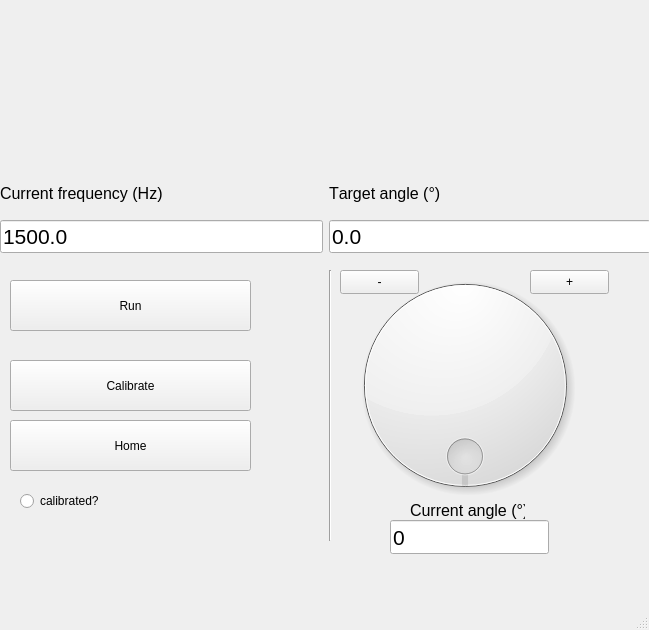
<?xml version="1.0" encoding="UTF-8"?>
<ui version="4.0">
 <class>MainWindow</class>
 <widget class="QMainWindow" name="MainWindow">
  <property name="geometry">
   <rect>
    <x>0</x>
    <y>0</y>
    <width>649</width>
    <height>630</height>
   </rect>
  </property>
  <property name="font">
   <font>
    <kerning>false</kerning>
   </font>
  </property>
  <property name="windowTitle">
   <string>MainWindow</string>
  </property>
  <property name="autoFillBackground">
   <bool>false</bool>
  </property>
  <widget class="QWidget" name="centralwidget">
   <widget class="QPushButton" name="TurnBtn">
    <property name="geometry">
     <rect>
      <x>10</x>
      <y>280</y>
      <width>241</width>
      <height>51</height>
     </rect>
    </property>
    <property name="text">
     <string>Run</string>
    </property>
    <property name="icon">
     <iconset theme="QIcon::ThemeIcon::MediaPlaybackStart"/>
    </property>
   </widget>
   <widget class="QWidget" name="gridLayoutWidget">
    <property name="geometry">
     <rect>
      <x>0</x>
      <y>172</y>
      <width>651</width>
      <height>81</height>
     </rect>
    </property>
    <layout class="QGridLayout" name="gridLayout">
     <property name="horizontalSpacing">
      <number>6</number>
     </property>
     <item row="1" column="1">
      <widget class="QLineEdit" name="TargetAngleEdit">
       <property name="font">
        <font>
         <pointsize>16</pointsize>
         <kerning>false</kerning>
        </font>
       </property>
       <property name="text">
        <string>0.0</string>
       </property>
      </widget>
     </item>
     <item row="1" column="0">
      <widget class="QLineEdit" name="FreqEdit">
       <property name="font">
        <font>
         <pointsize>16</pointsize>
         <kerning>false</kerning>
        </font>
       </property>
       <property name="text">
        <string>1500.0</string>
       </property>
      </widget>
     </item>
     <item row="0" column="1">
      <widget class="QLabel" name="TargetStatic">
       <property name="font">
        <font>
         <pointsize>12</pointsize>
         <kerning>false</kerning>
        </font>
       </property>
       <property name="text">
        <string>Target angle (°)</string>
       </property>
      </widget>
     </item>
     <item row="0" column="0">
      <widget class="QLabel" name="FreqStatic">
       <property name="font">
        <font>
         <pointsize>12</pointsize>
         <kerning>false</kerning>
        </font>
       </property>
       <property name="text">
        <string>Current frequency (Hz)</string>
       </property>
      </widget>
     </item>
    </layout>
   </widget>
   <widget class="QLabel" name="SuccessLabel">
    <property name="geometry">
     <rect>
      <x>80</x>
      <y>580</y>
      <width>451</width>
      <height>21</height>
     </rect>
    </property>
    <property name="layoutDirection">
     <enum>Qt::LayoutDirection::LeftToRight</enum>
    </property>
    <property name="text">
     <string/>
    </property>
    <property name="scaledContents">
     <bool>false</bool>
    </property>
   </widget>
   <widget class="QLabel" name="HeaderImg">
    <property name="geometry">
     <rect>
      <x>-10</x>
      <y>0</y>
      <width>711</width>
      <height>171</height>
     </rect>
    </property>
    <property name="text">
     <string/>
    </property>
    <property name="pixmap">
     <pixmap resource="imgs/opticalHeader.qrc">:/opticalHeader.png</pixmap>
    </property>
    <property name="scaledContents">
     <bool>true</bool>
    </property>
   </widget>
   <widget class="Line" name="line">
    <property name="geometry">
     <rect>
      <x>320</x>
      <y>270</y>
      <width>20</width>
      <height>271</height>
     </rect>
    </property>
    <property name="orientation">
     <enum>Qt::Orientation::Vertical</enum>
    </property>
   </widget>
   <widget class="QDial" name="dial">
    <property name="geometry">
     <rect>
      <x>340</x>
      <y>260</y>
      <width>250</width>
      <height>250</height>
     </rect>
    </property>
    <property name="font">
     <font>
      <kerning>false</kerning>
     </font>
    </property>
    <property name="minimum">
     <number>0</number>
    </property>
    <property name="maximum">
     <number>360</number>
    </property>
    <property name="wrapping">
     <bool>true</bool>
    </property>
   </widget>
   <widget class="QPushButton" name="CalBtn">
    <property name="geometry">
     <rect>
      <x>10</x>
      <y>360</y>
      <width>241</width>
      <height>51</height>
     </rect>
    </property>
    <property name="text">
     <string>Calibrate</string>
    </property>
    <property name="icon">
     <iconset theme="QIcon::ThemeIcon::DocumentProperties"/>
    </property>
   </widget>
   <widget class="QPushButton" name="homeBtn">
    <property name="geometry">
     <rect>
      <x>10</x>
      <y>420</y>
      <width>241</width>
      <height>51</height>
     </rect>
    </property>
    <property name="text">
     <string>Home</string>
    </property>
    <property name="icon">
     <iconset theme="QIcon::ThemeIcon::GoHome"/>
    </property>
   </widget>
   <widget class="QLineEdit" name="CurrentAngleEdit">
    <property name="geometry">
     <rect>
      <x>390</x>
      <y>520</y>
      <width>159</width>
      <height>34</height>
     </rect>
    </property>
    <property name="font">
     <font>
      <pointsize>16</pointsize>
      <kerning>false</kerning>
     </font>
    </property>
    <property name="text">
     <string>0</string>
    </property>
    <property name="readOnly">
     <bool>true</bool>
    </property>
   </widget>
   <widget class="QLabel" name="AngleStatic">
    <property name="geometry">
     <rect>
      <x>410</x>
      <y>500</y>
      <width>115</width>
      <height>21</height>
     </rect>
    </property>
    <property name="font">
     <font>
      <pointsize>12</pointsize>
      <kerning>false</kerning>
     </font>
    </property>
    <property name="text">
     <string>Current angle (°)</string>
    </property>
   </widget>
   <widget class="QRadioButton" name="radioButton">
    <property name="geometry">
     <rect>
      <x>20</x>
      <y>490</y>
      <width>91</width>
      <height>22</height>
     </rect>
    </property>
    <property name="text">
     <string>calibrated?</string>
    </property>
   </widget>
   <widget class="QPushButton" name="minusBtn">
    <property name="geometry">
     <rect>
      <x>340</x>
      <y>270</y>
      <width>79</width>
      <height>24</height>
     </rect>
    </property>
    <property name="text">
     <string>-</string>
    </property>
   </widget>
   <widget class="QPushButton" name="plusBtn">
    <property name="geometry">
     <rect>
      <x>530</x>
      <y>270</y>
      <width>79</width>
      <height>24</height>
     </rect>
    </property>
    <property name="text">
     <string>+</string>
    </property>
   </widget>
  </widget>
  <widget class="QStatusBar" name="statusbar"/>
  <action name="actionthis_file">
   <property name="text">
    <string>this file:</string>
   </property>
  </action>
 </widget>
 <resources>
  <include location="imgs/opticalHeader.qrc"/>
 </resources>
 <connections/>
</ui>
